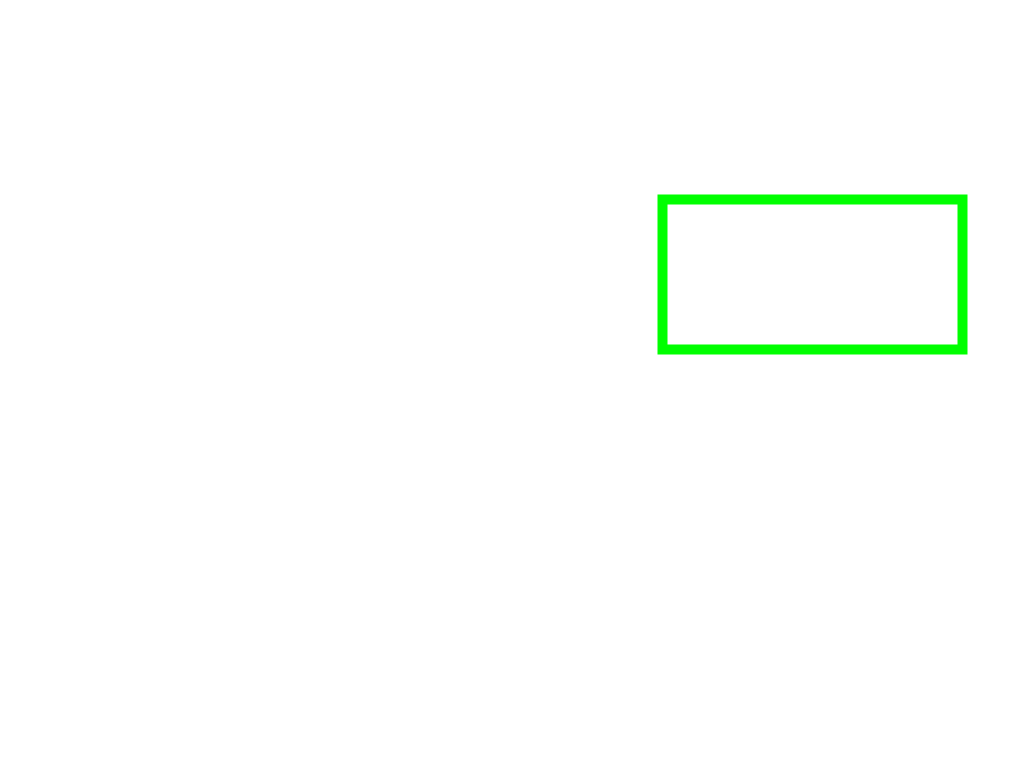
Frame 1 (no input)
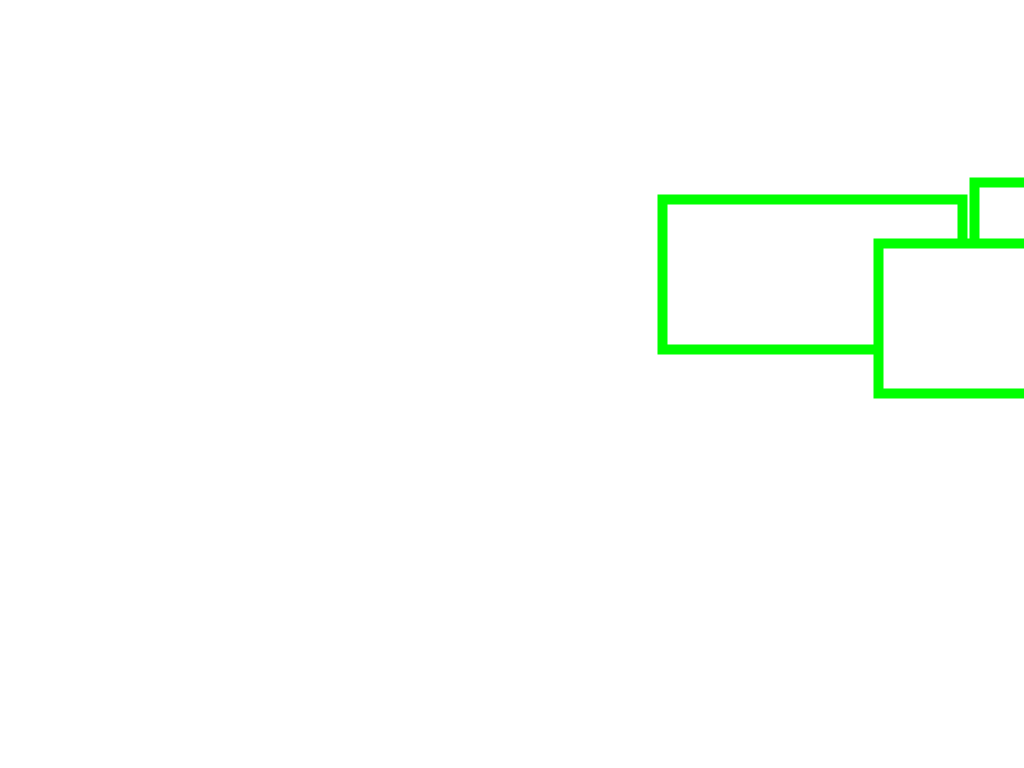
Frame 60 (the mouse pressed at the canvas centre just before this capture)
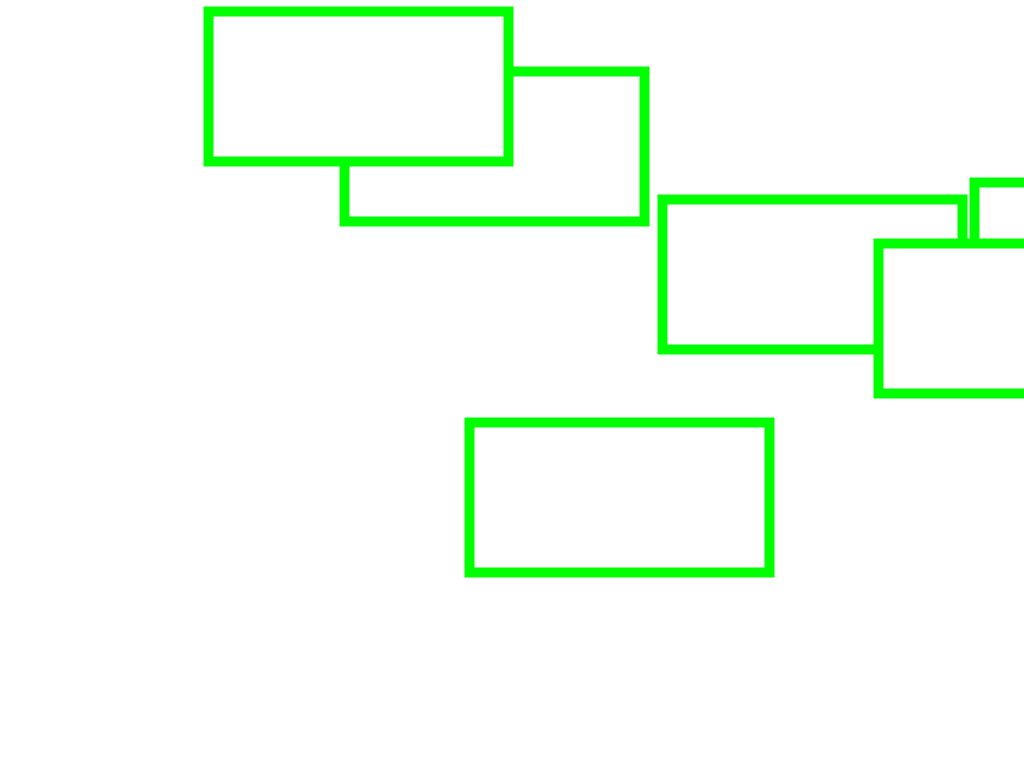
Frame 120 (the mouse held since frame 60 and released just before this capture)

The Processing sketch that drew these frames (run headless with seeded random() and noise(); from frame 60 on, the mouse is pressed at the canvas centre):

// Processing sketch: function_5
// ── function_5.pde
int rectangleCount = 0;
int maxRectangles = 10;
int lastTime = 0;
int delay = 0;

void setup(){
    size(1024, 768);
    background(255, 255, 255);
}

void draw(){
    if(rectangleCount < maxRectangles && millis() - lastTime >= delay){
        delay = rectang(400, 300, 150);
        rectangleCount++;
        lastTime = millis();
    }
}

int rectang(int delay, int widthh, int heightt){
    stroke(0, 255, 0);
    strokeWeight(10);
    rect(random(width), random(height), widthh, heightt);
    return delay;
}
